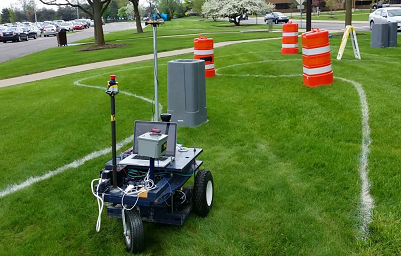
#> input picture Section_B/B3/abhiyaan_opencv_qn1.png, 401 x 256 px
$ python B3_part1.py
#> lines starting #> are read from the running program, lines starting #| are printed output that depends on the picture; after the words box and inside, x2 and y2 are one past the last pixel; in counts of white or black regions, pixels touching at a corner belong together
import cv2
import numpy as np

image = cv2.imread('abhiyaan_opencv_qn1.png')
#> image is the input picture: shape (256, 401, 3); mean B, G, R 56.2, 118.3, 93.3
blur = cv2.GaussianBlur(image, (5, 5), 0)
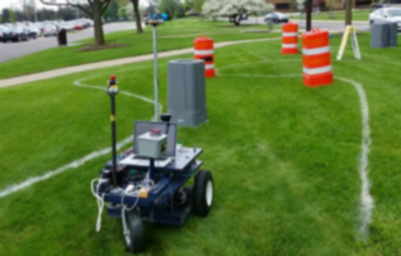
#> blur: shape (256, 401, 3); mean B, G, R 56.2, 118.3, 93.3
hsv_image = cv2.cvtColor(blur, cv2.COLOR_RGB2HSV)
#> hsv_image: shape (256, 401, 3); mean H, S, V 70.4, 151, 122.8

lower_red = np.array([100, 50, 50])
upper_red = np.array([200, 255, 255])
mask = cv2.inRange(hsv_image, lower_red, upper_red)
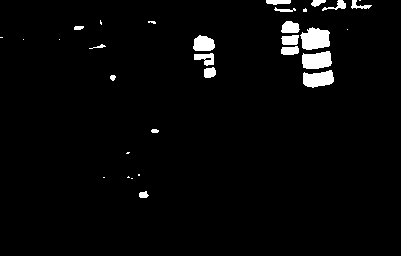
#> mask: shape (256, 401); 2.9% white; 32 white regions (13 under 20 px)

contours, _ = cv2.findContours(mask, cv2.RETR_TREE, cv2.CHAIN_APPROX_SIMPLE)
#> contours = 33 contours, 17 with area under 20; largest, box (x1, y1, x2, y2) and area: (300, 27, 330, 50) 474, (302, 51, 332, 69) 396, (303, 70, 334, 88) 370, (193, 35, 215, 51) 250, (281, 21, 300, 33) 158
for contour in contours:
    area = cv2.contourArea(contour)
    if area > 80:
        cv2.drawContours(image, contour, -1, (0, 255, 0), 3)
#> this loop made 33 passes
#> area on passes 1, 9, 10, 11, 13, 14, 19, 20, 22, 23, 24, 28: 39.5, 369.5, 91, 141, 395.5, 113, 128, 250, 474.5, 23.5, 158, 33
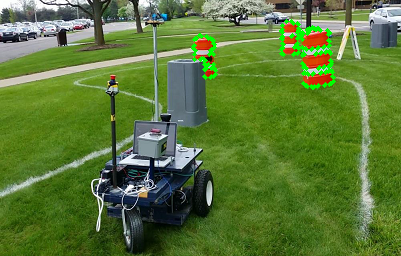
#> image: shape (256, 401, 3); 1.48% of pixels changed, all inside (x1, y1, x2, y2) = (191, 19, 336, 90)

cv2.imshow('obstacle detector', image)
cv2.waitKey()
